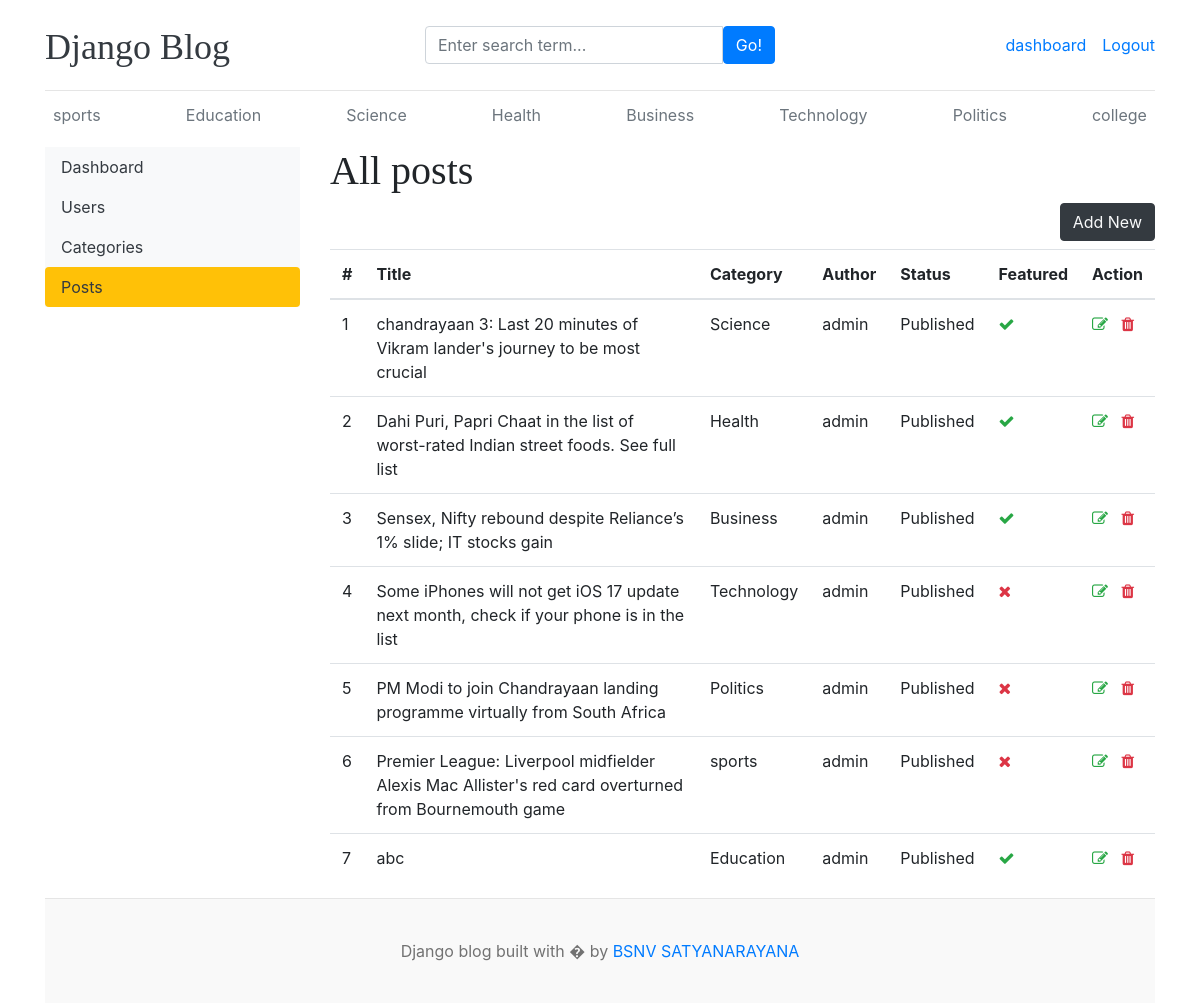
The page /dashboard/posts/ (signed in) on the database its author committed.
### blog/models.py (models this page shows, shortened)
class Category(models.Model):
    category_name=models.CharField(max_length=50,unique=True)
    created_at=models.DateTimeField(auto_now_add=True)
    updated_at=models.DateTimeField(auto_now=True)
    class Meta:
        verbose_name_plural='categories'
    def __str__(self):
        return self.category_name

class Blog(models.Model):
    title=models.CharField(max_length=100)
    slug=models.SlugField(max_length=150,unique=True,blank=True)
    category=models.ForeignKey(Category,on_delete=models.CASCADE)
    author=models.ForeignKey(User,on_delete=models.CASCADE)
    featured_image=models.ImageField(upload_to='upload/%Y/%M/%d')
    short_description=models.TextField(max_length=2000)
    blog_body=models.TextField(max_length=5000)
    status=models.CharField(max_length=20,choices=STATUS_CHOICES,default=0)
    is_featured=models.BooleanField(default=False)
    created_at=models.DateTimeField(auto_now_add=True)
    updated_at=models.DateTimeField(auto_now=True)

### dashboards/views.py (the view)
# urls.py: path('posts/',views.posts,name='posts'),
def posts(request):
    posts=Blog.objects.all()
    context={
        'posts':posts,
        }
    return render(request,'dashboard/posts.html',context)

### blog/context_processors.py (called while the page is built)
def get_categories(request):
    categories=Category.objects.all()
    return dict(categories=categories)

def get_social_links(request):
    social_links=SocialLink.objects.all()
    return dict(social_links=social_links)

### templates/dashboard/posts.html (shortened to what this page needs)
{% extends 'base.html' %}
{% block content %}
  <div class="row">
    {% include 'dashboard/sidebar.html' %}
    <div class="col-md-9">
      <h1>All posts</h1>
      <a href="{% url 'add_post' %}" class="btn btn-dark text-light float-right mb-2">Add New</a>
      <table class="table table-hover">
      <thead>
        <tr>
          <th scope="col">#</th>
          <th scope="col">Title</th>
          <th scope="col">Category</th>
          <th scope="col">Author</th>
          <th scope="col">Status</th>
          <th scope="col">Featured</th>
          <th scope="col">Action</th>
        </tr>
        <tbody>
          {% for post in posts %}
          <tr>
            <td>{{forloop.counter}}</td>
            <td>{{post.title}}</td>
            <td>{{post.category}}</td>
            <td>{{post.author}}</td>
            <td>{{post.status}}</td>
            <td>{% if post.is_featured  %}<i class="fa fa-check text-success"></i>{% else %}<i class="fa fa-times text-danger"></i>{% endif %}</td>
            <td><a href="{% url 'edit_post' post.id %}"><i class="fa fa-edit text-success"></i></a>
              <a href="{% url 'delete_post' post.id %}"><i class="fa fa-trash text-danger"></i></a>
            </td>
          </tr>
          {% endfor %}
        </tbody>
      </thead>
    </table>
    </div>
  </div>
{% endblock %}

### templates/base.html (shortened to what this page needs)
{% load static %}
<!DOCTYPE html>
<html lang="en">
<head>
    <link href="https://getbootstrap.com/docs/4.0/dist/css/bootstrap.min.css" rel="stylesheet">
    <link href="{% static 'css/blog.css' %}" rel="stylesheet">
    <link rel="stylesheet" href="https://cdnjs.cloudflare.com/ajax/libs/font-awesome/4.7.0/css/font-awesome.min.css">
  </head>
<body>
    <div class="container">
      <header class="blog-header py-3">
        <div class="row flex-nowrap justify-content-between align-items-center">
          <div class="col-4 pt-1">
            <a class="blog-header-logo text-dark" href="/">Django Blog</a>
          </div>
          <div class="col-4">
             <form action="{% url 'search' %}" method="GET">
              <div class="input-group">
                <input class="form-control" type="text" name="keyword" value="{{keyword}}" placeholder="Enter search term..." aria-label="Enter search term..." aria-describedby="button-search" />
                <button type="submit" class="btn btn-primary" id="button-search" type="button">Go!</button>
            </div>
             </form>
          </div>
          <div class="col-4 d-flex justify-content-end align-items-center">
            {% if not user.is_authenticated %}
            <a class="btn btn-sm btn-warning" href="{% url 'login' %}">Login</a> &nbsp;
            <a class="btn btn-sm btn-outline-secondary" href="{% url 'register' %}">Register</a>
          </div>
            {% else %}
            <span><a href="{% url 'dashboard' %}">dashboard</a></span>
            <span><a href="{% url 'logout' %}">Logout</a></span>
            {% endif %}
        </div>
      </header>
      <div class="nav-scroller py-1 mb-2">
        <nav class="nav d-flex justify-content-between">
          {% for cat in categories %}
          <a class="p-2 text-muted" href="{% url 'posts_by_category' cat.id %}">{{cat.category_name}}</a>
          {% endfor %}
        </nav>
      </div>
{% block content %}
{% endblock  %}
<footer class="blog-footer">
    <p>Django blog built with � by <a href="#">BSNV SATYANARAYANA</a></p>
  </footer>
  </body>
  </html>

### project1/static/css/blog.css (style rules this page uses)
.blog-header { border-bottom: 1px solid #e5e5e5; }
.blog-header-logo { font-family: "Playfair Display", Georgia, "Times New Roman", serif; font-size: 2.25rem; }
h1, h2, h3, h4, h5, h6 { font-family: "Playfair Display", Georgia, "Times New Roman", serif; }
.blog-footer { padding: 2.5rem 0; color: #727272; text-align: center; background-color: #f9f9f9; border-top: .05rem solid #e5e5e5; }
.blog-footer p:last-child { margin-bottom: 0; }

### rows shown on the page
Category: category_name "sports"
Category: category_name "Education"
Category: category_name "Science"
Category: category_name "Health"
Category: category_name "Business"
Category: category_name "Technology"
Category: category_name "Politics"
Category: category_name "college"
Blog: title "chandrayaan 3: Last 20 minutes of Vikram lander's journey to be most crucial", category "Science", author "admin", status "Published", is_featured True (drawn)
Blog: title "Dahi Puri, Papri Chaat in the list of worst-rated Indian street foods. See full list", category "Health", author "admin", status "Published", is_featured True (drawn)
Blog: title "Sensex, Nifty rebound despite Reliance’s 1% slide; IT stocks gain", category "Business", author "admin", status "Published", is_featured True (drawn)
Blog: title "Some iPhones will not get iOS 17 update next month, check if your phone is in the list", category "Technology", author "admin", status "Published", is_featured False (drawn)
Blog: title "PM Modi to join Chandrayaan landing programme virtually from South Africa", category "Politics", author "admin", status "Published", is_featured False (drawn)
Blog: title "Premier League: Liverpool midfielder Alexis Mac Allister's red card overturned from Bournemouth game", category "sports", author "admin", status "Published", is_featured False (drawn)
Blog: title "abc", category "Education", author "admin", status "Published", is_featured True (drawn)
